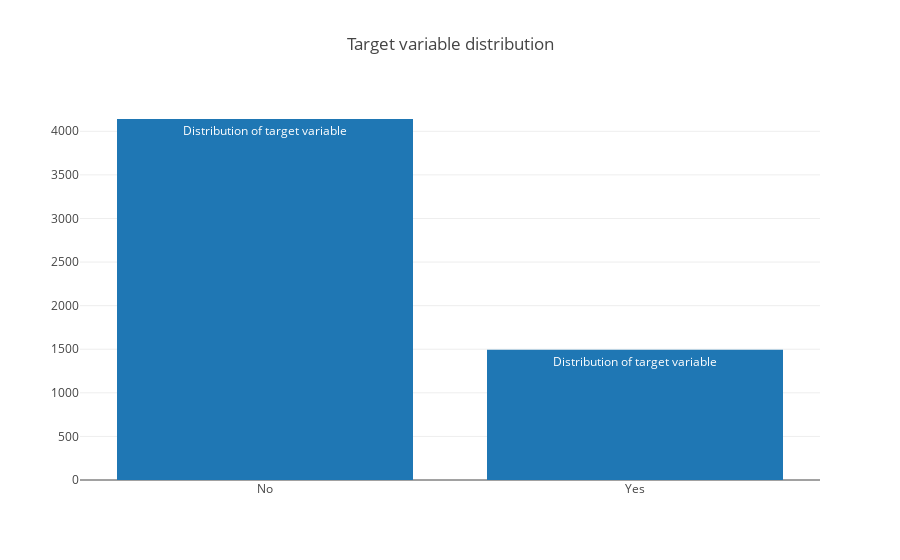

The notebook cell this image was saved under:
### Code cell
data = [go.Bar(
            x = train["Churn"].value_counts().index.values,
            y = train["Churn"].value_counts().values,
            text='Distribution of target variable'
    )]

layout = go.Layout(
    title='Target variable distribution'
)

fig = go.Figure(data=data, layout=layout)

py.iplot(fig, filename='basic-bar')

### Figure 1 — Plotly figure (JSON) as saved in the notebook; plotly's stock layout.template omitted (floating-point values rounded to 4 significant figures)
{"data": [{"text": "Distribution of target variable", "type": "bar", "x": ["No", "Yes"], "y": [4141, 1493]}], "layout": {"title": "Target variable distribution"}}
